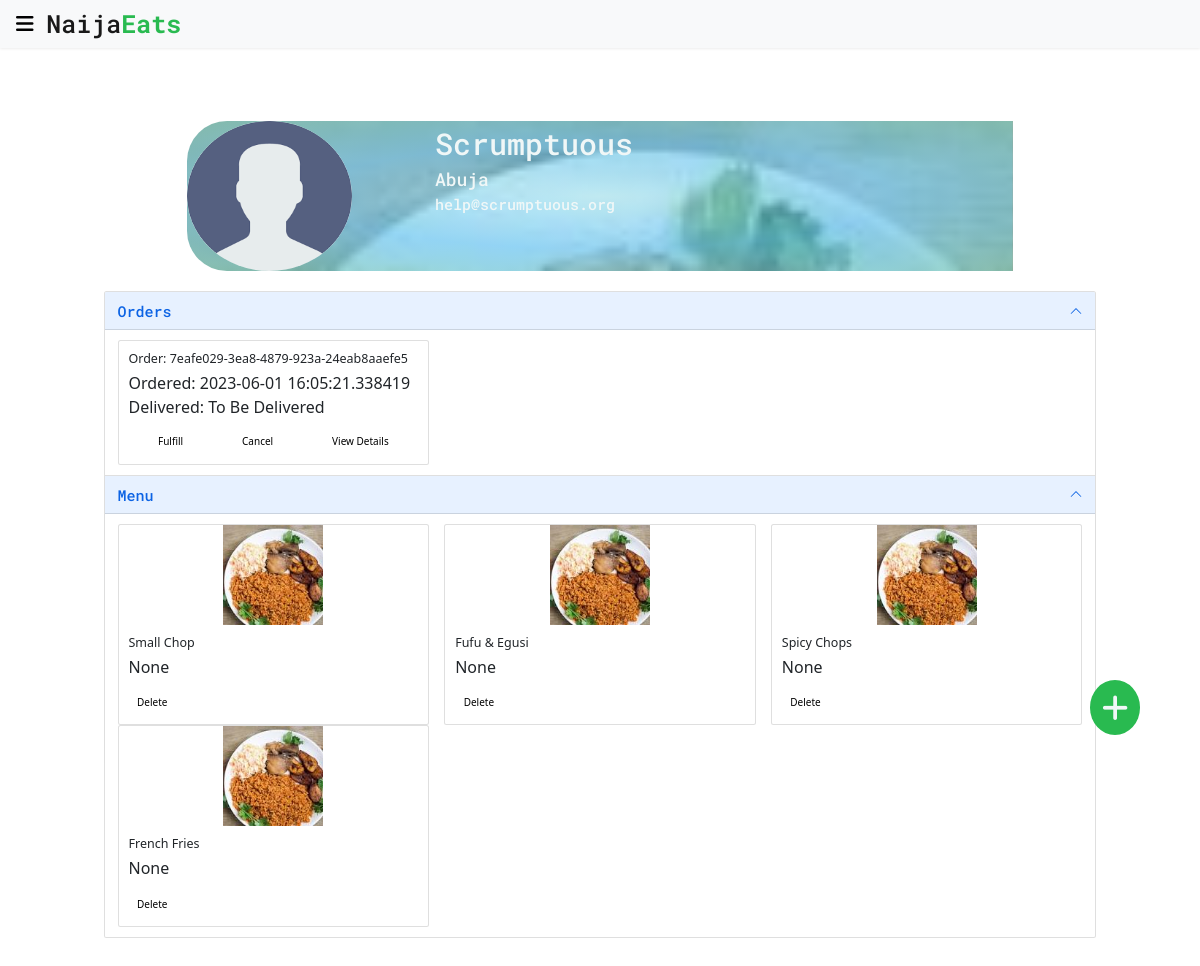
The app's page /profile/2ffdc05d-5877-49bd-972b-57bb58efbb84 (signed in) with its own data.
### app/models/user.py (models this page shows, shortened)
class User(UserMixin, db.Model):
    id = db.Column(db.String(50), primary_key=True, default=generate_uuid)
    first_name = db.Column(db.String(70), nullable=True)
    last_name = db.Column(db.String(70), nullable=True)
    org_name = db.Column(db.String(70), nullable=True)
    image_url = db.Column(db.Text, nullable=False,
                          default='../static/images/sample_user.png')
    email = db.Column(db.String(150), nullable=False, unique=True)
    password = db.Column(db.String(100), nullable=False)
    is_business = db.Column(db.Boolean(), nullable=False, default=False)
    address = db.Column(db.Text, default='User Address Supposed To Go Here')
    city_id = db.Column(db.String(50), db.ForeignKey('city.id'),
                        nullable=False)
    menu = db.relationship('MenuItem', backref='restaurant', lazy=True)
    orders = db.relationship('PlacedOrder', backref='buyer', lazy=True)
    reviews = db.relationship('Review', backref='user', lazy=True)

### app/models/city.py (models this page shows, shortened)
class City(db.Model):
    id = db.Column(db.String(50), primary_key=True, default=generate_uuid)
    name = db.Column(db.String(30), nullable=False, unique=True)
    zip_code = db.Column(db.String(20))
    users = db.relationship('User', backref='city', lazy=True)

### app/models/placed_order.py (models this page shows, shortened)
class PlacedOrder(db.Model):
    id = db.Column(db.String(50), primary_key=True, default=generate_uuid)
    quantity = db.Column(db.Integer, nullable=False, default=0)
    order_date = db.Column(db.DateTime, nullable=False, default=datetime.now())
    delivery_date = db.Column(db.DateTime)
    delivery_address = db.Column(db.Text, )
    total_price = db.Column(db.Float)
    cancelled = db.Column(db.Boolean, default=False)
    delivered = db.Column(db.Boolean, default=False)
    user_id = db.Column(db.String(50), db.ForeignKey('user.id'),
                        nullable=True)
    reviews = db.relationship('Review', backref='order', lazy=True)
    menu = db.relationship('MenuItem', secondary='order_menuitem',
                           backref='orders')

### app/models/menu_item.py (models this page shows, shortened)
class MenuItem(db.Model):
    id = db.Column(db.String(50), primary_key=True, default=generate_uuid)
    title = db.Column(db.String(50), nullable=False)
    image_url = db.Column(db.Text, nullable=False,
                          default="../static/images/naijafoods.jpeg")
    description = db.Column(db.Text)
    price = db.Column(db.Numeric(precision=5, scale=2), nullable=False)
    category_id = db.Column(db.String(50), db.ForeignKey('category.id'),
                            nullable=False)
    user_id = db.Column(db.String(50), db.ForeignKey('user.id'),
                        nullable=True)

### app/user/routes.py (the view)
@bp.route("/profile/<user_id>")
@login_required
def profile(user_id):
    user = User.query.get(user_id)
    if user.is_business:
        orders = []
        menu = MenuItem.query.all()
        for menu_item in menu:
            if menu_item.restaurant == user:
                orders.extend(menu_item.orders)
    else:
        orders = user.orders
    return render_template('profile.html', user=user, orders=orders)

### app/__init__.py (called while the page is built)
def create_app(config_class=Config):
    app = Flask(__name__)
    app.config.from_object(config_class)
    db.init_app(app=app)
    login_manager = LoginManager()
    login_manager.init_app(app)
    login_manager.login_view = 'user_bp.login'
    from app.main import bp as main_bp
    from app.user import bp as user_bp
    app.register_blueprint(main_bp)
    app.register_blueprint(user_bp)
    @login_manager.user_loader
    def load_user(user_id):
        return User.query.get(user_id)
    @app.route('/test/')
    def test_app():
        return '<h1>It seems the app is working well</h1>'
    return app

### app/templates/profile.html (shortened to what this page needs)
{% extends "base.html" %}
{% block content %}
{% include 'simple_nav.html' %}
<div class="profile-area">
  <div class="profile-header">
    <div class="profile-image">
      <img src="{{ user.image_url }}" alt="Image of a sample user profile">
    </div>
    <div class="profile-details">
      {% if user.is_business %}
      <span id="user_name">{{ user.org_name }}</span>
      {% else %}
      <span id="user_name">{{ user.first_name }} {{ user.last_name }}</span>
      {% endif %}
      <span id="user_city">{{ user.city.name }}</span>
      <span id="user_email">{{ user.email }}</span>
    </div>
  </div>
  <div class="profile-body">
    <div class="accordion" id="accordionExample">
      <div class="accordion-item">
        <h2 class="accordion-header" id="headingOne">
          <button class="accordion-button" type="button" data-bs-toggle="collapse" data-bs-target="#orderPane"
            aria-expanded="true" aria-controls="orderPane">
            <span class="accordion-header">Orders</span>
          </button>
        </h2>
        <div id="orderPane" class="accordion-collapse collapse show" aria-labelledby="headingOne"
          data-bs-parent="#accordionExample">
          <div class="accordion-body">
            {% if orders |length > 0 %}
            <div class="row">
              {% for order in orders %}
              <div class="col-sm-4">
                <div class="card">
                  <div class="card-body">
                    <h5 class="card-title">Order: {{ order.id }}</h5>
                    <p class="card-text">
                      <span>Ordered: {{ order.order_date }}</span><br>
                      <span>Delivered:
                        {% if order.delivered %}
                        {{ order.delivery_date }}
                        {% else %}
                        To Be Delivered
                        {% endif %}
                      </span>
                    </p>
                    <div class="order-control">
                      <a href="#" class="btn">Fulfill</a>
                      <a href="#" class="btn">Cancel</a>
                      <a href="#" class="btn">View Details</a>
                    </div>
                  </div>
                </div>
              </div>
              {% endfor %}
            </div>
            {% else %}
            <b> Orders Associated With This User Will Appear Here </b>
            {% endif %}
          </div>
        </div>
      </div>
      {% if user.is_business %}
      <div class="accordion-item">
        <h2 class="accordion-header" id="headingOne">
          <button class="accordion-button" type="button" data-bs-toggle="collapse" data-bs-target="#menuPane"
            aria-expanded="true" aria-controls="menuPane">
            <span class="accordion-header">Menu</span>
          </button>
        </h2>
        <div id="menuPane" class="accordion-collapse collapse show" aria-labelledby="headingOne"
          data-bs-parent="#accordionExample">
          <div class="accordion-body">
            {% if user.menu |length > 0 %}
            <div class="row">
              {% for menu_item in user.menu %}
              <div class="col-sm-4">
                <div class="card menu-card">
                  <img src="{{ menu_item.image_url }}" class="card-img-top" alt="...">
                  <div class="card-body">
                    <h5 class="card-title">{{ menu_item.title }}</h5>
                    <p class="card-text">{{ menu_item.description }}</p>
                    <a href="#" class="btn btn-delete">Delete</a>
                  </div>
                </div>
              </div>
              {% endfor %}
            </div>
            {% else %}
            <b> Menu Created By This Restaurant Will Appear Here </b>
            {% endif %}
          </div>
        </div>
      </div>
      {% endif %}
    </div>
  </div>
  <div class="add-menu-item">
    <a href="#" class="btn">
      <i class="fa-solid fa-plus"></i>
    </a>
  </div>
</div>
{% endblock %}

### app/static/style/main.css (style rules this page uses)
* { margin: 0; padding: 0; box-sizing: border-box; }
html { font-size: 10px; }
body { position: relative; font-size: 1.6rem; padding: 10px; }
a, a:link, a:visited, a:active { color: black; text-decoration: none; }
.profile-area { width: 90%; height: fit-content; margin: 5vh auto; padding: 1.5rem; }
.profile-header { width: 80%; margin: 0 auto; background-image: radial-gradient( ellipse, rgba(84, 213, 227, 0.3), rgba(105, 197, 240, 0.7), rgba(115, 199, 185, 0.7) ), url(../images/naijafoods.jpeg); background-repeat: no-repeat; background-size: 100%; background-position: top center; border-top-left-radius: 4rem; border-bottom-left-radius: 4rem; }
.profile-image { display: inline-block; width: 20%; height: fit-content; }
.profile-image img { width: 100%; height: 150px; border-radius: 50%; }
.profile-details { width: 70%; height: 50%; float: right; }
.profile-details span { display: block; font-family: 'Roboto Mono', monospace; font-weight: 500; color: #f0f7f7; }
.profile-details #user_name { font-size: 3rem; }
.profile-details #user_city { font-size: 1.8rem; }
.profile-details #user_email { font-size: 1.5rem; }
.profile-body { padding: 2rem; }
.profile-body .accordion-header { font-family: 'Roboto Mono', monospace; font-size: 1.5rem; font-weight: 500; }
.menu-card { position: relative; height: fit-content; }
.menu-card img { height: 10rem; object-fit: contain; object-position: center; }
.order-control { display: flex; flex-direction: row; justify-content: space-around; }
.btn-delete { position: relative; }
.add-menu-item { background-color: #29ba50; width: 5rem; height: fit-content; text-align: center; border-radius: 50%; position: fixed; top: 85vh; right: 5%; z-index: 10; }
.add-menu-item a { color: #f0f7f7; font-size: 3rem; }

### records on screen
User: image_url (picture), org_name "Scrumptuous", email "help@scrumptuous.org"
City: city.name "Abuja"
PlacedOrder: id "7eafe029-3ea8-4879-923a-24eab8aaefe5", order_date "2023-06-01 16:05:21.338419", delivered "To Be Delivered"
MenuItem: image_url (picture), title "Small Chop", description "None"
MenuItem: image_url (picture), title "Fufu & Egusi", description "None"
MenuItem: image_url (picture), title "Spicy Chops", description "None"
MenuItem: image_url (picture), title "French Fries", description "None"
